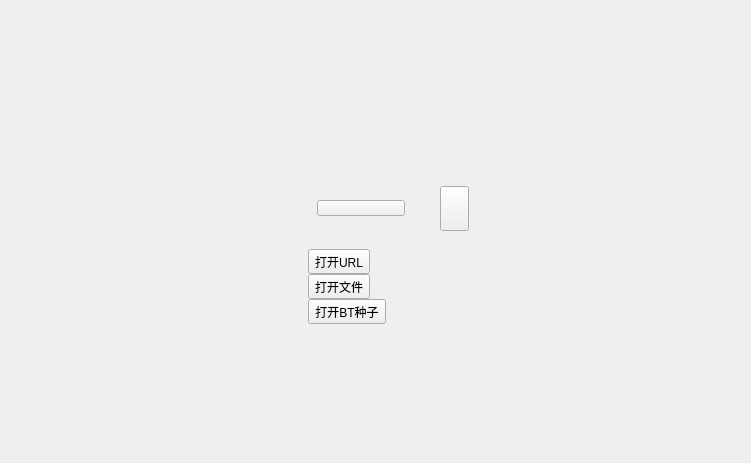
<?xml version="1.0" encoding="UTF-8"?>
<ui version="4.0">
 <class>PlayActivePageView</class>
 <widget class="QWidget" name="PlayActivePageView">
  <property name="geometry">
   <rect>
    <x>0</x>
    <y>0</y>
    <width>751</width>
    <height>463</height>
   </rect>
  </property>
  <property name="windowTitle">
   <string>PlayActivePageView</string>
  </property>
  <layout class="QVBoxLayout" name="verticalLayout_4">
   <item>
    <spacer name="verticalSpacer">
     <property name="orientation">
      <enum>Qt::Vertical</enum>
     </property>
     <property name="sizeHint" stdset="0">
      <size>
       <width>17</width>
       <height>69</height>
      </size>
     </property>
    </spacer>
   </item>
   <item>
    <layout class="QHBoxLayout" name="horizontalLayout_5">
     <item>
      <spacer name="horizontalSpacer_5">
       <property name="orientation">
        <enum>Qt::Horizontal</enum>
       </property>
       <property name="sizeHint" stdset="0">
        <size>
         <width>40</width>
         <height>20</height>
        </size>
       </property>
      </spacer>
     </item>
     <item>
      <widget class="QWidget" name="widget_2" native="true">
       <layout class="QVBoxLayout" name="verticalLayout_3">
        <property name="spacing">
         <number>15</number>
        </property>
        <property name="leftMargin">
         <number>0</number>
        </property>
        <property name="topMargin">
         <number>0</number>
        </property>
        <property name="rightMargin">
         <number>0</number>
        </property>
        <property name="bottomMargin">
         <number>0</number>
        </property>
        <item>
         <widget class="QLabel" name="logo_label">
          <property name="minimumSize">
           <size>
            <width>0</width>
            <height>0</height>
           </size>
          </property>
          <property name="maximumSize">
           <size>
            <width>16777215</width>
            <height>16777215</height>
           </size>
          </property>
          <property name="text">
           <string/>
          </property>
         </widget>
        </item>
        <item>
         <layout class="QHBoxLayout" name="horizontalLayout_4">
          <property name="spacing">
           <number>0</number>
          </property>
          <item>
           <spacer name="horizontalSpacer_4">
            <property name="orientation">
             <enum>Qt::Horizontal</enum>
            </property>
            <property name="sizeHint" stdset="0">
             <size>
              <width>40</width>
              <height>20</height>
             </size>
            </property>
           </spacer>
          </item>
          <item>
           <widget class="QWidget" name="widget_3" native="true">
            <layout class="QVBoxLayout" name="verticalLayout_2">
             <property name="spacing">
              <number>0</number>
             </property>
             <property name="leftMargin">
              <number>0</number>
             </property>
             <property name="topMargin">
              <number>0</number>
             </property>
             <property name="rightMargin">
              <number>0</number>
             </property>
             <property name="bottomMargin">
              <number>0</number>
             </property>
             <item>
              <widget class="QWidget" name="widget_4" native="true">
               <property name="minimumSize">
                <size>
                 <width>0</width>
                 <height>80</height>
                </size>
               </property>
               <layout class="QVBoxLayout" name="verticalLayout_5">
                <property name="spacing">
                 <number>0</number>
                </property>
                <property name="leftMargin">
                 <number>0</number>
                </property>
                <property name="topMargin">
                 <number>0</number>
                </property>
                <property name="rightMargin">
                 <number>0</number>
                </property>
                <property name="bottomMargin">
                 <number>0</number>
                </property>
                <item>
                 <layout class="QHBoxLayout" name="horizontalLayout_3">
                  <property name="spacing">
                   <number>0</number>
                  </property>
                  <item>
                   <widget class="QWidget" name="widget" native="true">
                    <property name="minimumSize">
                     <size>
                      <width>158</width>
                      <height>45</height>
                     </size>
                    </property>
                    <property name="maximumSize">
                     <size>
                      <width>158</width>
                      <height>45</height>
                     </size>
                    </property>
                    <layout class="QHBoxLayout" name="horizontalLayout_2">
                     <property name="spacing">
                      <number>0</number>
                     </property>
                     <property name="leftMargin">
                      <number>0</number>
                     </property>
                     <property name="topMargin">
                      <number>0</number>
                     </property>
                     <property name="rightMargin">
                      <number>0</number>
                     </property>
                     <property name="bottomMargin">
                      <number>0</number>
                     </property>
                     <item>
                      <spacer name="horizontalSpacer">
                       <property name="orientation">
                        <enum>Qt::Horizontal</enum>
                       </property>
                       <property name="sizeHint" stdset="0">
                        <size>
                         <width>17</width>
                         <height>20</height>
                        </size>
                       </property>
                      </spacer>
                     </item>
                     <item>
                      <widget class="QToolButton" name="open_file_btn">
                       <property name="minimumSize">
                        <size>
                         <width>88</width>
                         <height>16</height>
                        </size>
                       </property>
                       <property name="maximumSize">
                        <size>
                         <width>88</width>
                         <height>16</height>
                        </size>
                       </property>
                       <property name="text">
                        <string/>
                       </property>
                      </widget>
                     </item>
                     <item>
                      <spacer name="horizontalSpacer_2">
                       <property name="orientation">
                        <enum>Qt::Horizontal</enum>
                       </property>
                       <property name="sizeHint" stdset="0">
                        <size>
                         <width>17</width>
                         <height>20</height>
                        </size>
                       </property>
                      </spacer>
                     </item>
                    </layout>
                   </widget>
                  </item>
                  <item>
                   <widget class="QToolButton" name="open_menu_btn">
                    <property name="minimumSize">
                     <size>
                      <width>29</width>
                      <height>45</height>
                     </size>
                    </property>
                    <property name="maximumSize">
                     <size>
                      <width>29</width>
                      <height>45</height>
                     </size>
                    </property>
                    <property name="text">
                     <string/>
                    </property>
                   </widget>
                  </item>
                 </layout>
                </item>
               </layout>
              </widget>
             </item>
             <item>
              <layout class="QHBoxLayout" name="horizontalLayout">
               <property name="spacing">
                <number>0</number>
               </property>
               <item>
                <layout class="QVBoxLayout" name="verticalLayout">
                 <property name="spacing">
                  <number>0</number>
                 </property>
                 <item>
                  <widget class="QToolButton" name="open_url_btn">
                   <property name="text">
                    <string>打开URL</string>
                   </property>
                  </widget>
                 </item>
                 <item>
                  <widget class="QToolButton" name="open_dir_btn">
                   <property name="text">
                    <string>打开文件</string>
                   </property>
                  </widget>
                 </item>
                 <item>
                  <widget class="QToolButton" name="open_bt_btn">
                   <property name="text">
                    <string>打开BT种子</string>
                   </property>
                  </widget>
                 </item>
                </layout>
               </item>
               <item>
                <widget class="QLabel" name="label">
                 <property name="minimumSize">
                  <size>
                   <width>29</width>
                   <height>0</height>
                  </size>
                 </property>
                 <property name="maximumSize">
                  <size>
                   <width>29</width>
                   <height>16777215</height>
                  </size>
                 </property>
                 <property name="text">
                  <string/>
                 </property>
                </widget>
               </item>
              </layout>
             </item>
            </layout>
           </widget>
          </item>
          <item>
           <spacer name="horizontalSpacer_3">
            <property name="orientation">
             <enum>Qt::Horizontal</enum>
            </property>
            <property name="sizeHint" stdset="0">
             <size>
              <width>40</width>
              <height>20</height>
             </size>
            </property>
           </spacer>
          </item>
         </layout>
        </item>
       </layout>
      </widget>
     </item>
     <item>
      <spacer name="horizontalSpacer_6">
       <property name="orientation">
        <enum>Qt::Horizontal</enum>
       </property>
       <property name="sizeHint" stdset="0">
        <size>
         <width>40</width>
         <height>20</height>
        </size>
       </property>
      </spacer>
     </item>
    </layout>
   </item>
   <item>
    <spacer name="verticalSpacer_2">
     <property name="orientation">
      <enum>Qt::Vertical</enum>
     </property>
     <property name="sizeHint" stdset="0">
      <size>
       <width>17</width>
       <height>69</height>
      </size>
     </property>
    </spacer>
   </item>
  </layout>
 </widget>
 <layoutdefault spacing="6" margin="11"/>
 <resources/>
 <connections/>
</ui>
